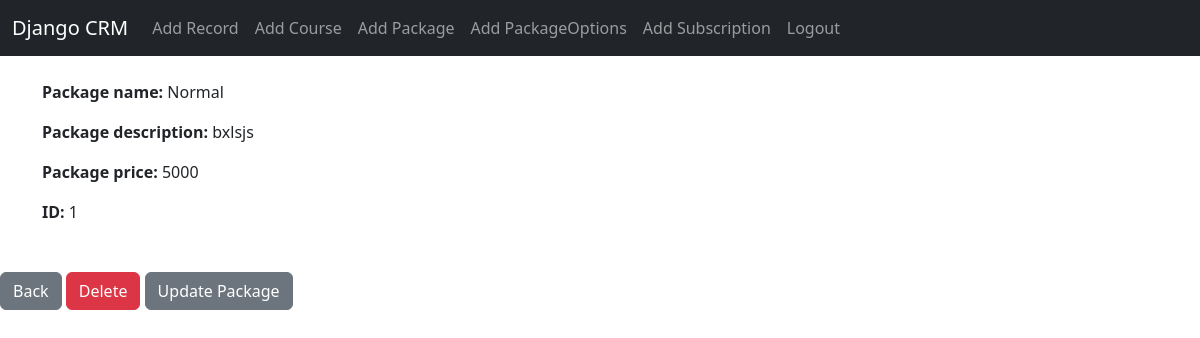
Screenshot of /package/1 (signed in) with the database file from the repository.
### website/models.py (models this page shows, shortened)
class Package(models.Model):
	packagename = models.CharField(max_length=45)
	packagedescription = models.CharField(max_length=250)
	packageprice = models.CharField(max_length=250)

### website/views.py (the view)
# urls.py: path('package/<int:pk>', views.customer_package, name='package'),
def customer_package(request, pk):
	if request.user.is_authenticated:
		customer_package = Package.objects.get(id=pk)
		return render(request, 'package.html', {'customer_package':customer_package})
	else:
		messages.success(request, "You Must Be Logged In To View That Page...")
		return redirect('home')

### website/templates/package.html (shortened to what this page needs)
{% extends 'base.html' %}
{% block content %}
<p class="card-text">
<strong>Package name: </strong>{{ customer_package.packagename }}</p>
<p class="card-text">
<strong>Package description: </strong>{{ customer_package.packagedescription }}
</p>
<p class="card-text">
    <strong>Package price: </strong>{{ customer_package.packageprice }}
    </p>
<p class="card-text">
<strong>ID: </strong>{{ customer_package.id }}</p>
  </div>
<br/><br/>
<a href="{% url 'home' %}" class="btn btn-secondary">Back</a>
<a href="{% url 'delete_package' customer_package.id %}" class="btn btn-danger">Delete</a>
<a href="{% url 'update_package' customer_package.id %}" class="btn btn-secondary">Update Package</a>
{% endblock %}

### rows the page displays
Package: packagename "Normal", packagedescription "bxlsjs", packageprice "5000", id "1"
